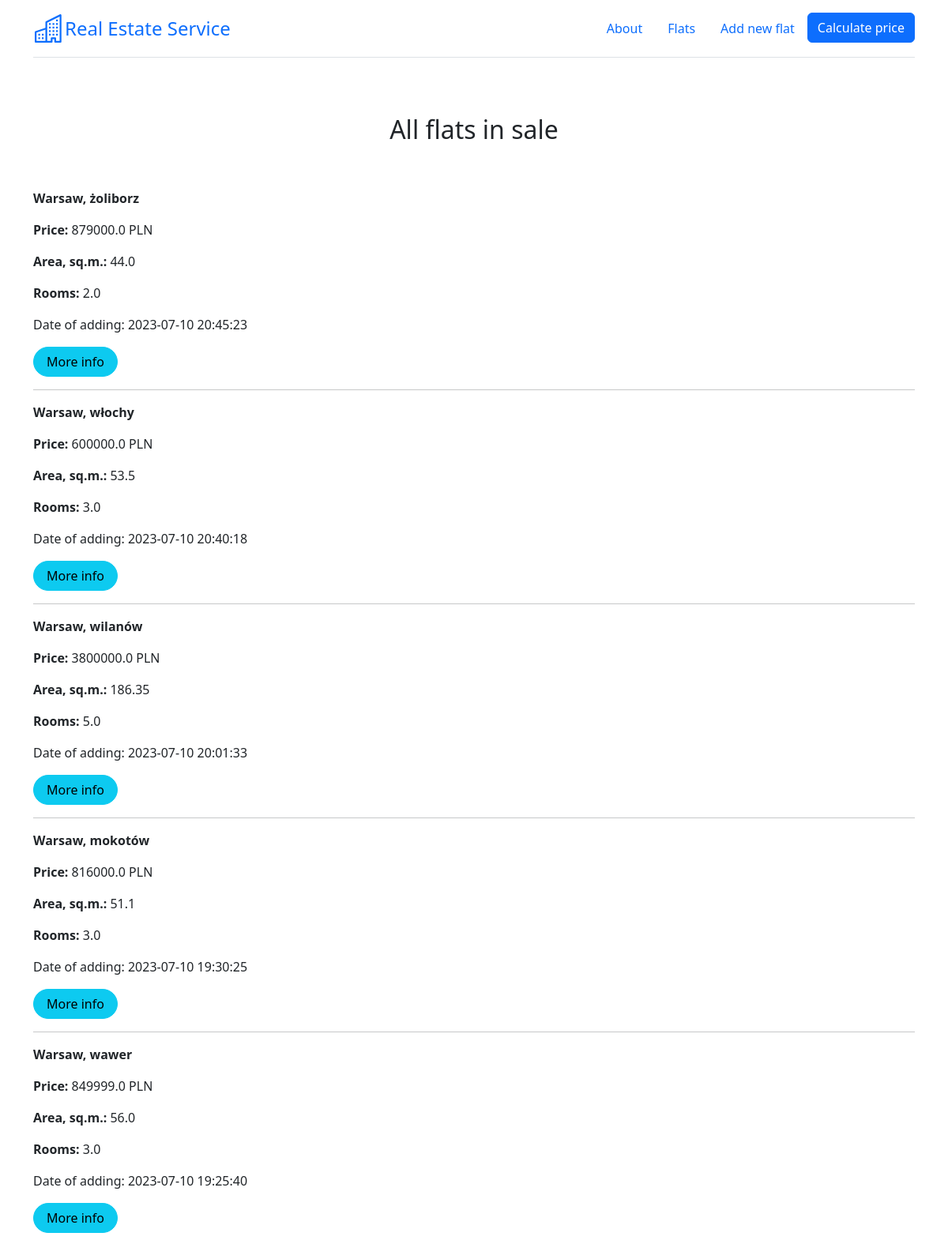
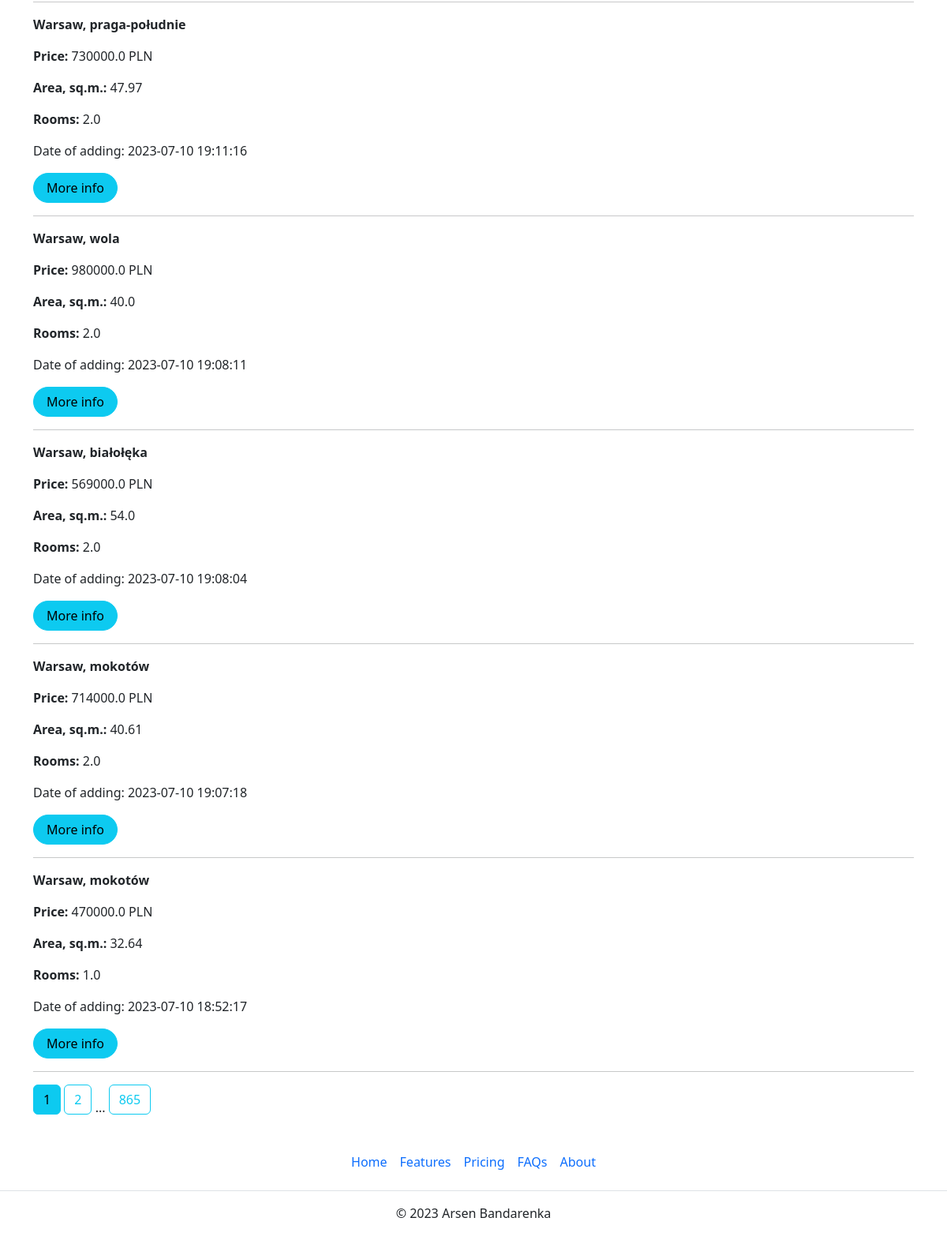
Page /flats on the committed database (2 pictures, top to bottom).
### app.py (models this page shows)
class Flat(db.Model):
    __tablename__ = "flats_load"
    __table_args__ = {'extend_existing': True}
    id = db.Column(db.Integer, primary_key=True, unique=True)
    district = db.Column(db.Text)
    street = db.Column(db.Text)
    price = db.Column(db.Float)
    area = db.Column(db.Float)
    rooms = db.Column(db.Integer)
    renovation = db.Column(db.Integer)
    floor = db.Column(db.Integer)
    market = db.Column(db.Integer)
    elevator = db.Column(db.Integer)
    balcony = db.Column(db.Integer)
    terrace = db.Column(db.Integer)
    garden = db.Column(db.Integer)
    central_heating = db.Column(db.Integer)
    seller = db.Column(db.Integer)
    blok = db.Column(db.Integer)
    parking = db.Column(db.Integer)
    publication_date = db.Column(db.DateTime, default=datetime.datetime.now())

### app.py (the view)
@app.route('/flats')
def show_flats():
    page = request.args.get('page', 1, type=int)
    flats = db.paginate(db.select(Flat).order_by(Flat.publication_date.desc()), page=page, per_page=10)
    return render_template('gpt_page.html', flats=flats, floor_dict=floor_dict)

### templates/gpt_page.html (shortened to what this page needs)
{% extends 'base.html' %}
{% block text_center %}<h2>All flats in sale</h2>{% endblock %}
{% block body %}
{% for flat in flats.items %}
    <p><strong>Warsaw, {{flat.district}}</strong></p>
    <p><strong>Price: </strong> {{flat.price}} PLN</p>
    <p><strong>Area, sq.m.: </strong> {{flat.area}}</p>
    <p><strong>Rooms: </strong> {{flat.rooms}}</p>
    <p>Date of adding: {{flat.publication_date}}</p>
    <a href="/flats/{{ flat.id }}" class="btn btn-info rounded-pill px-3">More info</a>
    <hr>
{% endfor %}
{% for page_num in flats.iter_pages(left_edge=1, left_current=1, right_current=1, right_edge=1) %}
{% if page_num %}
    {% if flats.page == page_num %}
    <a class="btn btn-info mb-4" href="{{ url_for('show_flats', page=page_num) }}">{{ page_num }}</a>
    {% else %}
    <a class="btn btn-outline-info mb-4" href="{{ url_for('show_flats', page=page_num) }}">{{ page_num }}</a>
    {% endif %}
{% else %}
...
{% endif %}
{% endfor %}
{% endblock %}

### rows in the picture
Flat: district "żoliborz", price "879000.0", area "44.0", rooms "2.0", publication_date "2023-07-10 20:45:23"
Flat: district "wilanów", price "3800000.0", area "186.35", rooms "5.0", publication_date "2023-07-10 20:01:33"
Flat: district "mokotów", price "816000.0", area "51.1", rooms "3.0", publication_date "2023-07-10 19:30:25"
Flat: district "wawer", price "849999.0", area "56.0", rooms "3.0", publication_date "2023-07-10 19:25:40"
Flat: district "praga-południe", price "730000.0", area "47.97", rooms "2.0", publication_date "2023-07-10 19:11:16"
Flat: district "wola", price "980000.0", area "40.0", rooms "2.0", publication_date "2023-07-10 19:08:11"
Flat: district "białołęka", price "569000.0", area "54.0", rooms "2.0", publication_date "2023-07-10 19:08:04"
Flat: district "mokotów", price "714000.0", area "40.61", rooms "2.0", publication_date "2023-07-10 19:07:18"
Flat: district "mokotów", price "470000.0", area "32.64", rooms "1.0", publication_date "2023-07-10 18:52:17"

### other values in the picture
{{ flat.district }} "włochy"
{{ flat.price }} "600000.0"
{{ flat.area }} "53.5"
{{ flat.rooms }} "3.0"
{{ flat.publication_date }} "2023-07-10 20:40:18"
{{ page_num }} "1"
{{ page_num }} "2" "865"
